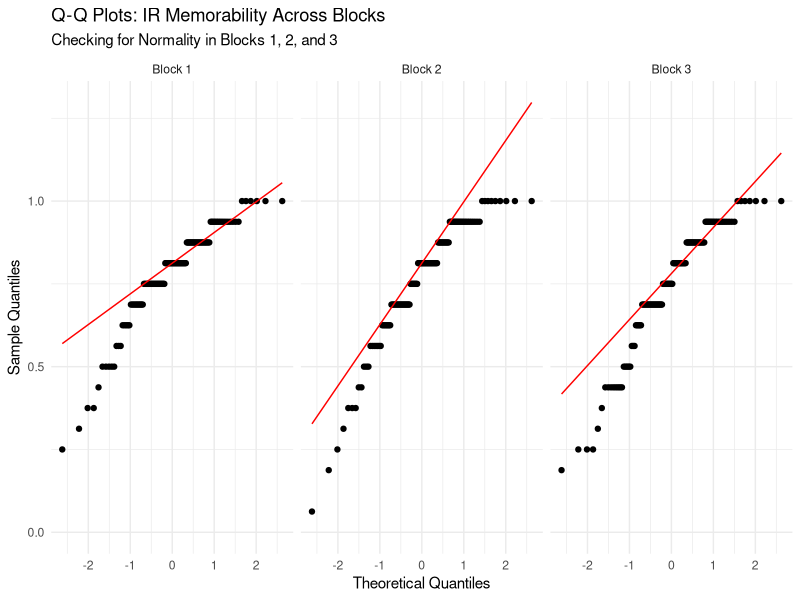
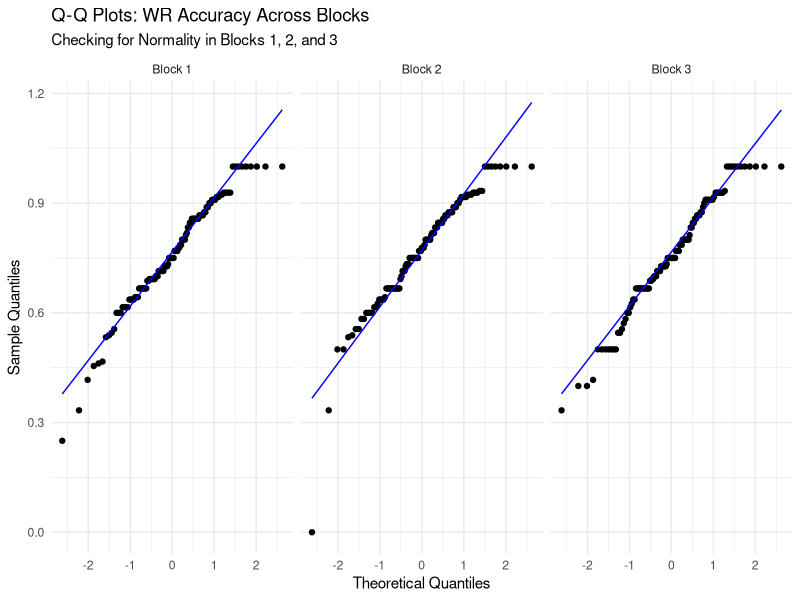
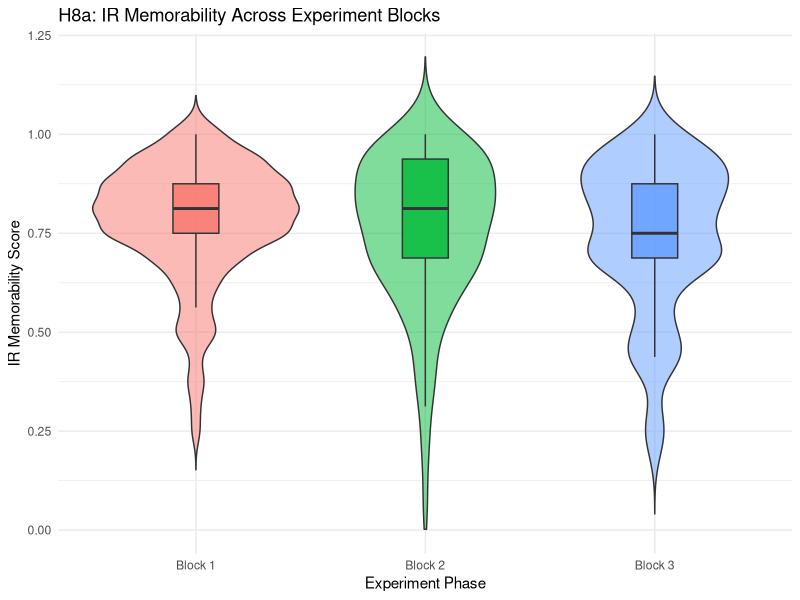
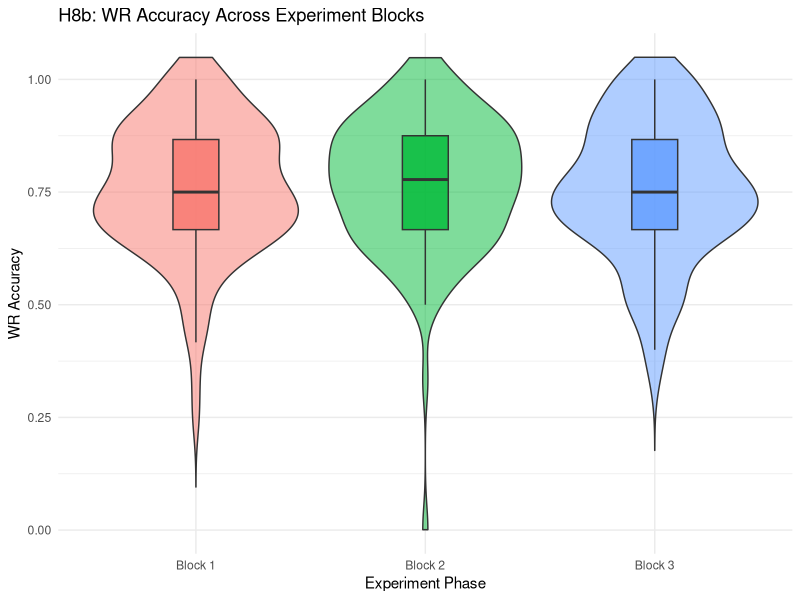

Reproduce these figures in R, in order.
## ---- chunk 1
library(tidyverse)
library(stringr)
## ---- chunk 2
raw_dataset <- read_csv(
  "sentence_memorability_data_h8.csv",
  na = c("", "NA", "N/A"),
  show_col_types = FALSE
)
## ---- chunk 3
# 1. Assign Block Numbers using 5-minute gaps
blocked_aggregated <- raw_dataset %>%
  group_by(participant_ID, Block_Number) %>%
  mutate(
    Accuracy.IR = suppressWarnings(as.numeric(Accuracy.IR)),
    Accuracy.WR = suppressWarnings(as.numeric(Accuracy.WR)),
    prev_IR = lag(Accuracy.IR)
  ) %>%
  summarise(
    # IR components
    Total_Repeats = sum(isRepeat == TRUE & Event == "Sentence shown", na.rm = TRUE),
    Total_Denom = sum(is.na(isRepeat) & Event == "Sentence shown", na.rm = TRUE),
    Hits = sum(Event == "IR pressed" & isRepeat == TRUE & Accuracy.IR == 1, na.rm = TRUE),
    False_Alarms = sum(Event == "IR pressed" & is.na(isRepeat), na.rm = TRUE),
    
    # IR metrics
    Hit_Rate = if_else(Total_Repeats > 0, Hits / Total_Repeats, 0),
    False_Alarm_Rate = if_else(Total_Denom > 0, False_Alarms / Total_Denom, 0),
    IR_Memorability = Hit_Rate - False_Alarm_Rate,
    
    # WR components
    WR_correct = sum(Event == "WR pressed" & Accuracy.WR == 1 & prev_IR == 1, na.rm = TRUE),
    WR_total   = sum(Event == "WR pressed" & prev_IR == 1, na.rm = TRUE),
    
    # WR metric
    WR_Accuracy = if_else(WR_total > 0, WR_correct / WR_total, 0),
    .groups = "drop"
  ) %>%
  # Ensure the Block_Number is a categorical factor for plotting/testing
  mutate(Block_Number = factor(Block_Number, levels = c(1, 2, 3), labels = c("Block 1", "Block 2", "Block 3")))
## ---- chunk 4
library(ggplot2)

# Q-Q Plot for IR Memorability by Block
ggplot(blocked_aggregated, aes(sample = IR_Memorability)) +
  stat_qq() + 
  stat_qq_line(color = "red") +
  facet_wrap(~ Block_Number, ncol = 3) +
  scale_y_continuous(limits = c(0, NA)) +
  labs(title = "Q-Q Plots: IR Memorability Across Blocks",
       subtitle = "Checking for Normality in Blocks 1, 2, and 3",
       x = "Theoretical Quantiles",
       y = "Sample Quantiles") +
  theme_minimal()

# Q-Q Plot for WR Accuracy by Block
ggplot(blocked_aggregated, aes(sample = WR_Accuracy)) +
  stat_qq() + 
  stat_qq_line(color = "blue") +
  facet_wrap(~ Block_Number, ncol = 3) +
  scale_y_continuous(limits = c(0, NA)) +
  labs(title = "Q-Q Plots: WR Accuracy Across Blocks",
       subtitle = "Checking for Normality in Blocks 1, 2, and 3",
       x = "Theoretical Quantiles",
       y = "Sample Quantiles") +
  theme_minimal()

# Anderson Darling
library(nortest)

ir_normality_blocks <- blocked_aggregated %>%
  group_by(Block_Number) %>%
  summarise(
    AD_Stat = ad.test(IR_Memorability)$statistic,
    p_value = ad.test(IR_Memorability)$p.value
  )
ir_normality_blocks

wr_normality_blocks <- blocked_aggregated %>%
  group_by(Block_Number) %>%
  summarise(
    AD_Stat = ad.test(WR_Accuracy)$statistic,
    p_value = ad.test(WR_Accuracy)$p.value
  )
wr_normality_blocks
## ---- chunk 5
# Graph H8a: Violin & Boxplot for IR Memorability across Blocks
ggplot(blocked_aggregated, aes(x = Block_Number, y = IR_Memorability, fill = Block_Number)) +
  geom_violin(trim = FALSE, alpha = 0.5) +
  geom_boxplot(width = 0.2, outlier.shape = NA, alpha = 0.8) +
  scale_y_continuous(limits = c(0, NA)) +
  labs(title = "H8a: IR Memorability Across Experiment Blocks", 
       x = "Experiment Phase", 
       y = "IR Memorability Score") +
  theme_minimal() + 
  theme(legend.position = "none")

# Graph H8b: Violin & Boxplot for WR Accuracy across Blocks
ggplot(blocked_aggregated, aes(x = Block_Number, y = WR_Accuracy, fill = Block_Number)) +
  geom_violin(trim = FALSE, alpha = 0.5) +
  geom_boxplot(width = 0.2, outlier.shape = NA, alpha = 0.8) +
  scale_y_continuous(limits = c(0, 1.05)) +  # Cap at 1.05 so the 1.0 ceiling is visible
  labs(title = "H8b: WR Accuracy Across Experiment Blocks", 
       x = "Experiment Phase", 
       y = "WR Accuracy") +
  theme_minimal() + 
  theme(legend.position = "none")
## ---- chunk 6
library(tidyverse)

# 1. Prepare data for the Friedman test
friedman_data <- blocked_aggregated %>%
  # Step A: Drop NA values
  drop_na(IR_Memorability, WR_Accuracy) %>%
  group_by(participant_ID) %>%
  # Step B: Keep ONLY participants who have exactly 3 unique blocks
  filter(n() == 3, n_distinct(Block_Number) == 3) %>%
  ungroup() %>%
  # Step C: Convert to factors AFTER filtering so empty levels are completely gone
  mutate(
    Block_Number = as.factor(Block_Number),
    participant_ID = as.factor(participant_ID)
  )

# 2. Friedman Test for IR Memorability (H8a)
friedman_ir <- friedman.test(IR_Memorability ~ Block_Number | participant_ID, data = friedman_data)
print("Friedman Test for IR Memorability:")
print(friedman_ir)

# 3. Friedman Test for WR Accuracy (H8b)
friedman_wr <- friedman.test(WR_Accuracy ~ Block_Number | participant_ID, data = friedman_data)
print("Friedman Test for WR Accuracy:")
print(friedman_wr)
